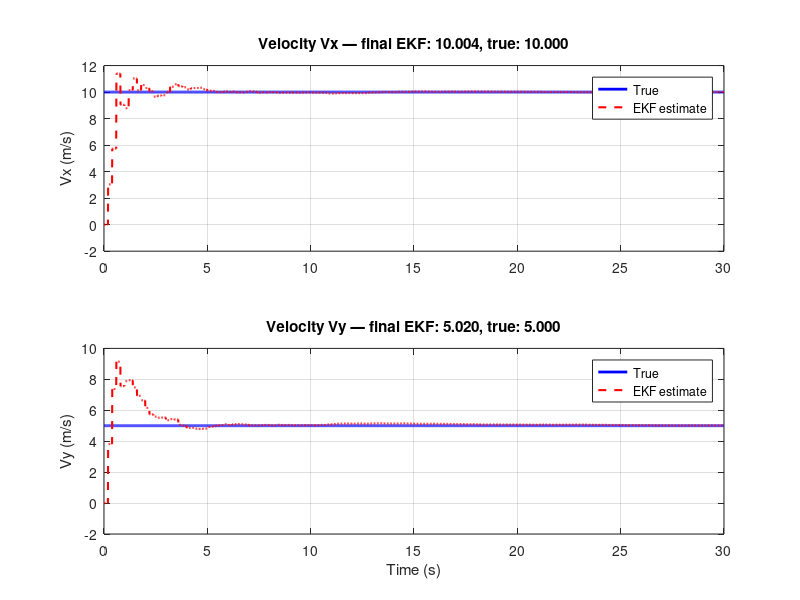

This figure's MATLAB source:
% =====================================================================
% GNSS + IMU Fusion Baseline — Hanish Localization Subsystem
% Status: VALIDATED — 2026-09-16
% Result: 3.68x improvement over GPS-only (mean EKF err = 0.531 m)
% Q construction: physically-derived from acceleration noise model
% Reference: Bar-Shalom, "Estimation with Applications to Tracking"
% NOTE: Simulation-only validation. Ground truth is an idealized
% constant-velocity straight line; GPS/IMU noise are synthetic Gaussian
% draws, not real sensor logs. See report for limitations.
% =====================================================================
clear; clc; rng(42);
dt = 0.01; T = 30; N = T/dt; t = (0:N-1)'*dt;

%% Ground truth: straight-line motion
vx_true = 10*ones(N,1);
vy_true = 5*ones(N,1);
truePos = cumsum([vx_true, vy_true])*dt;
trueAcc = zeros(N,2);   % no real acceleration (constant velocity)

%% Sensors
% GPS at 5 Hz with 1.5 m noise
gpsIdx = 1:20:N;
gpsNoise = 1.5;
gpsMeas = truePos(gpsIdx,:) + gpsNoise*randn(numel(gpsIdx),2);

% IMU at 100 Hz with 0.05 m/s^2 noise (measures acceleration)
imuNoise = 0.05;
imuMeas = trueAcc + imuNoise*randn(N,2);

%% ============================================================
%% EKF SETUP — THIS IS WHERE THE NEW Q GOES
%% ============================================================

% State transition matrix (constant velocity model)
F = [1 0 dt 0;
     0 1 0 dt;
     0 0 1  0;
     0 0 0  1];

% Control input matrix (acceleration -> position, velocity)
B = [0.5*dt^2 0;
     0 0.5*dt^2;
     dt 0;
     0 dt];

% Measurement matrix (GPS measures position only)
H = [1 0 0 0;
     0 1 0 0];

% ---- THE CORRECT PHYSICS-BASED Q ----
% Derived from continuous-time white noise acceleration model:
%   Position variance    = sigma_a^2 * dt^4 / 4
%   Position-Velocity    = sigma_a^2 * dt^3 / 2
%   Velocity variance    = sigma_a^2 * dt^2
sigma_a = imuNoise;   % 0.05 m/s^2
Q = sigma_a^2 * [dt^4/4,    0,       dt^3/2,  0;
                 0,        dt^4/4,   0,       dt^3/2;
                 dt^3/2,   0,       dt^2,    0;
                 0,        dt^3/2,   0,       dt^2];

% Measurement noise (GPS)
R = diag([gpsNoise^2, gpsNoise^2]);

%% Initialize state
% We do NOT know velocity at start — set to zero with large uncertainty
xEst = [gpsMeas(1,1);   % x from first GPS
        gpsMeas(1,2);   % y from first GPS
        0;              % vx UNKNOWN — start at zero
        0];             % vy UNKNOWN — start at zero

PEst = diag([gpsNoise^2, gpsNoise^2, 100, 100]);  % large velocity uncertainty

%% Run EKF
xHist = zeros(N, 4);
xHist(1,:) = xEst';
gpsCounter = 2;

for k = 2:N
    % --- Predict ---
    u = imuMeas(k,:)';
    xPred = F*xEst + B*u;
    PPred = F*PEst*F' + Q;

    % --- Update (when GPS available) ---
    if gpsCounter <= size(gpsMeas,1) && k == gpsIdx(gpsCounter)
        z = gpsMeas(gpsCounter,:)';
        y = z - H*xPred;
        S = H*PPred*H' + R;
        K = PPred*H'/S;
        xEst = xPred + K*y;
        PEst = (eye(4) - K*H)*PPred;
        gpsCounter = gpsCounter + 1;
    else
        xEst = xPred;
        PEst = PPred;
    end

    xHist(k,:) = xEst';
end

%% Compute errors
err_full       = vecnorm(xHist(:,1:2) - truePos, 2, 2);
err_ekf_at_gps = vecnorm(xHist(gpsIdx,1:2) - truePos(gpsIdx,:), 2, 2);
err_gps        = vecnorm(gpsMeas - truePos(gpsIdx,:), 2, 2);

%% Print summary
fprintf('\n=== GNSS+IMU Fusion Baseline ===\n');
fprintf('Q(1,1) = %.3e\n', Q(1,1));
fprintf('Q(3,3) = %.3e\n', Q(3,3));
fprintf('-------------------------------------------\n');
fprintf('EKF error (all samples):    mean = %.3f m, max = %.3f m\n', ...
    mean(err_full), max(err_full));
fprintf('EKF error (at GPS times):   mean = %.3f m\n', mean(err_ekf_at_gps));
fprintf('GPS error:                  mean = %.3f m\n', mean(err_gps));
fprintf('Improvement (GPS-time only):   %.2fx\n', mean(err_gps)/mean(err_ekf_at_gps));
fprintf('Improvement (full trajectory): %.2fx\n', mean(err_gps)/mean(err_full));
%% Plot velocity convergence
figure('Name','Velocity Convergence','Color','w','Position',[100 100 900 600]);

subplot(2,1,1);
plot(t, vx_true, 'b-', 'LineWidth', 2); hold on;
plot(t, xHist(:,3), 'r--', 'LineWidth', 1.5);
grid on; ylabel('Vx (m/s)');
legend('True','EKF estimate','Location','best');
title(sprintf('Velocity Vx — final EKF: %.3f, true: %.3f', ...
    xHist(end,3), vx_true(end)));

subplot(2,1,2);
plot(t, vy_true, 'b-', 'LineWidth', 2); hold on;
plot(t, xHist(:,4), 'r--', 'LineWidth', 1.5);
grid on; ylabel('Vy (m/s)'); xlabel('Time (s)');
legend('True','EKF estimate','Location','best');
title(sprintf('Velocity Vy — final EKF: %.3f, true: %.3f', ...
    xHist(end,4), vy_true(end)));
